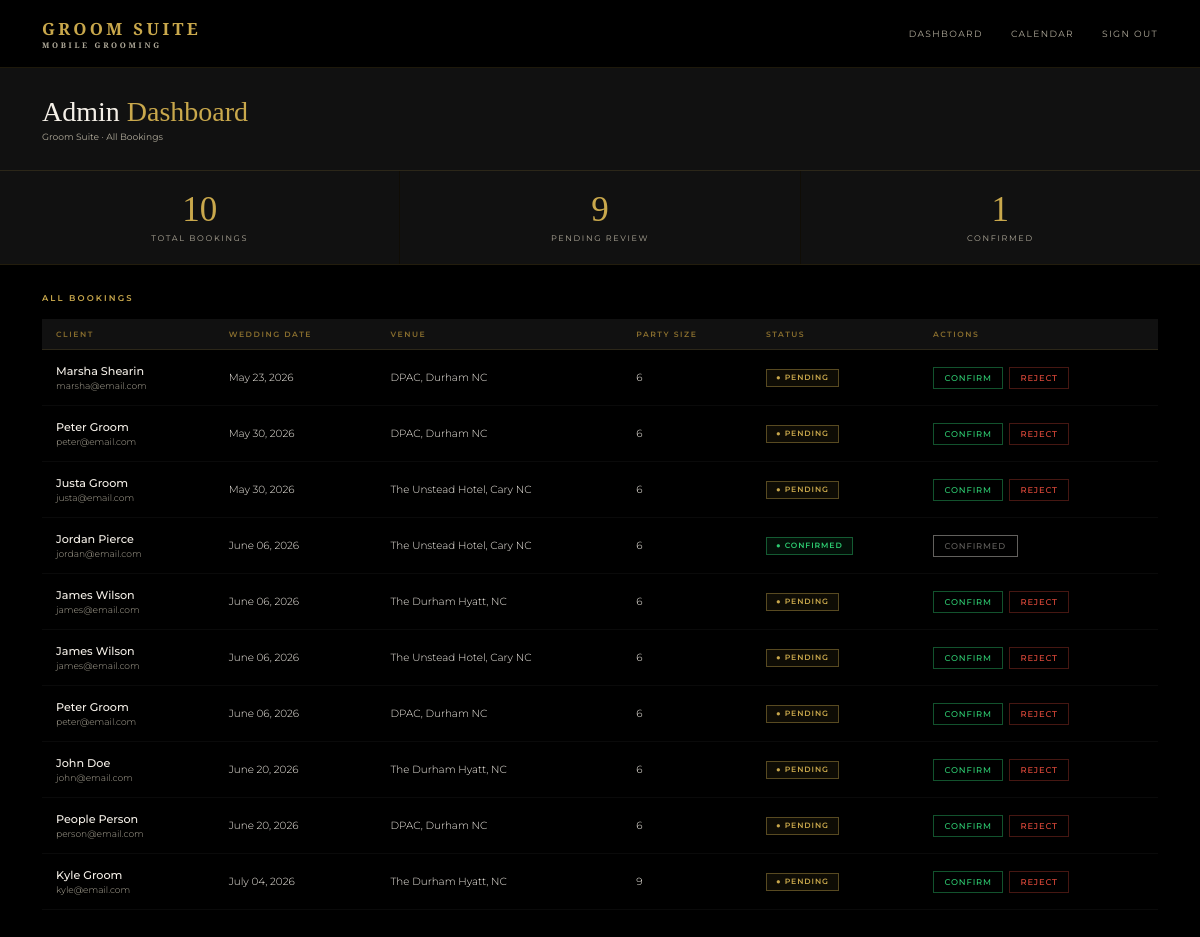
The page /admin (signed in) on the database its author committed.
### models.py (models this page shows)
class Booking(db.Model):
    id = db.Column(db.Integer, primary_key=True)
    wedding_date = db.Column(db.String(50), nullable=False)
    venue = db.Column(db.String(200), nullable=False)
    start_time = db.Column(db.String(20))
    party_size = db.Column(db.Integer, default=1)
    package = db.Column(db.String(100))
    addons = db.Column(db.String(200))
    notes = db.Column(db.Text)
    status = db.Column(db.String(20), default='pending')
    created_at = db.Column(db.DateTime, default=datetime.utcnow)
    user_id = db.Column(db.Integer, db.ForeignKey('user.id'), nullable=False)
    party_members = db.relationship('PartyMember', backref='booking', lazy=True)

class User(UserMixin, db.Model):
    id = db.Column(db.Integer, primary_key=True)
    name = db.Column(db.String(100), nullable=False)
    email = db.Column(db.String(120), unique=True, nullable=False)
    password = db.Column(db.String(200), nullable=False)
    role = db.Column(db.String(20), default='client')
    password_changed = db.Column(db.Boolean, default=False)
    bookings = db.relationship('Booking', backref='client', lazy=True)

### routes.py (the view)
    @app.route('/admin')
    @login_required
    @admin_required
    def admin_dashboard():
        bookings = Booking.query.order_by(Booking.wedding_date).all()
        total = len(bookings)
        pending = len([b for b in bookings if b.status == 'pending'])
        confirmed = len([b for b in bookings if b.status == 'confirmed'])
        return render_template('admin/dashboard.html',
            bookings=bookings,
            total=total,
            pending=pending,
            confirmed=confirmed)

### app.py (called while the page is built)
@app.template_filter('format_date')
def format_date(value):
    try:
        return datetime.strptime(value, '%Y-%m-%d').strftime('%B %d, %Y')
    except:
        return value

### auth.py (called while the page is built)
def register_routes(app, login_manager):
    @login_manager.user_loader
    def load_user(user_id):
        return db.session.get(User, int(user_id))
    @app.route('/login', methods=['GET', 'POST'])
    def login():
        if request.method == 'POST':
            email = request.form.get('email')
            password = request.form.get('password')
            user = User.query.filter_by(email=email).first()
            if user and check_password_hash(user.password, password):
                login_user(user)
                if user.role == 'admin':
                    return redirect(url_for('index'))
                return redirect(url_for('portal'))
            flash('Invalid email or password')
        return render_template('login.html')
    @app.route('/logout')
    @login_required
    def logout():
        logout_user()
        return redirect(url_for('index'))

### routes.py (called while the page is built)
def admin_required(f):
    @wraps(f)
    def decorated_function(*args, **kwargs):
        if not current_user.is_authenticated or current_user.role != 'admin':
            return redirect(url_for('index'))
        return f(*args, **kwargs)
    return decorated_function

### templates/admin/dashboard.html (shortened to what this page needs)
{% extends 'base.html' %}
{% block content %}
<div class="admin-header">
  <div>
    <h1 class="admin-title">Admin <span>Dashboard</span></h1>
    <p class="admin-meta">Groom Suite · All Bookings</p>
  </div>
</div>
<div class="stats-bar">
  <div class="stat-card">
    <div class="stat-value">{{ total }}</div>
    <div class="stat-label">Total Bookings</div>
  </div>
  <div class="stat-card">
    <div class="stat-value">{{ pending }}</div>
    <div class="stat-label">Pending Review</div>
  </div>
  <div class="stat-card">
    <div class="stat-value">{{ confirmed }}</div>
    <div class="stat-label">Confirmed</div>
  </div>
</div>
<div class="admin-body">
  <div class="table-header">
    <div class="table-title">All Bookings</div>
  </div>
  {% if bookings %}
  <table class="bookings-table">
    <thead>
      <tr>
        <th>Client</th>
        <th>Wedding Date</th>
        <th>Venue</th>
        <th>Party Size</th>
        <th>Status</th>
        <th>Actions</th>
      </tr>
    </thead>
    <tbody>
      {% for booking in bookings %}
      <tr>
        <td>
          <div class="client-name">{{ booking.client.name }}</div>
          <div class="client-email">{{ booking.client.email }}</div>
        </td>
        <td>{{ booking.wedding_date | format_date }}</td>
        <td>{{ booking.venue }}</td>
        <td>{{ booking.party_size }}</td>
        <td>
          <span class="badge badge-{{ booking.status }}">
            ● {{ booking.status|capitalize }}
          </span>
        </td>
        <td>
          <div class="action-btns">
            {% if booking.status == 'pending' %}
            <a href="{{ url_for('confirm_booking', id=booking.id) }}" class="action-btn action-confirm">Confirm</a>
            <a href="{{ url_for('reject_booking', id=booking.id) }}" class="action-btn action-reject">Reject</a>
            {% else %}
            <span class="action-btn" style="opacity:0.4;cursor:default;">{{ booking.status|capitalize }}</span>
            {% endif %}
          </div>
        </td>
      </tr>
      {% endfor %}
    </tbody>
  </table>
  {% else %}
  <div class="empty-state">
    <p>No bookings yet. They'll appear here once clients submit inquiries.</p>
  </div>
  {% endif %}
</div>
{% endblock %}

### templates/base.html (shortened to what this page needs)
<!DOCTYPE html>
<html lang="en">
<head>
  <link rel="stylesheet" href="{{ url_for('static', filename='css/style.css') }}?v={{ range(1, 99999) | random }}">
</head>
<body>
  <nav class="navbar">
    <div class="nav-logo">Groom Suite <span>Mobile Grooming</span></div>
    <div class="nav-links">
      {% if current_user.is_authenticated %}
        {% if current_user.role == 'admin' %}
          <a href="{{ url_for('admin_dashboard') }}">Dashboard</a>
          <a href="#">Calendar</a>
        {% else %}
          <a href="{{ url_for('portal') }}">My Booking</a>
        {% endif %}
        <a href="{{ url_for('logout') }}">Sign Out</a>
      {% else %}
        <a href="{{ url_for('index') }}">Home</a>
        <a href="{{ url_for('inquiry') }}">Book Now</a>
      {% endif %}
    </div>
  </nav>
  {% block content %}{% endblock %}
</body>
</html>

### static/css/style.css (style rules this page uses)
*, *::before, *::after { box-sizing: border-box; margin: 0; padding: 0; }
:root { --gold: #C9A84C; --gold-light: #E8C96A; --gold-dim: #8a6f2e; --black: #000000; --black-2: #111111; --black-3: #1A1A1A; --black-5: #2C2C2C; --white: #F5F0E8; --white-dim: #b0aa9a; --font-display: 'Cormorant Garamond', serif; --font-body: 'Montserrat', sans-serif; }
html { font-size: 14px; }
body { font-family: var(--font-body); background: var(--black); color: var(--white); min-height: 100vh; }
.navbar { display: flex; align-items: center; justify-content: space-between; padding: 1.2rem 3rem; background: rgba(0,0,0,0.95); border-bottom: 1px solid rgba(201,168,76,0.15); position: sticky; top: 0; z-index: 100; }
.nav-logo { font-family: var(--font-display); font-size: 1.2rem; font-weight: 600; color: var(--gold); letter-spacing: 0.2em; text-transform: uppercase; }
.nav-logo span { display: block; font-size: 0.55rem; letter-spacing: 0.35em; color: var(--white-dim); }
.nav-links { display: flex; gap: 2rem; }
.nav-links a { font-size: 0.65rem; letter-spacing: 0.15em; text-transform: uppercase; color: var(--white-dim); text-decoration: none; transition: color 0.2s; }
.admin-header { padding: 2rem 3rem; background: var(--black-2); border-bottom: 1px solid rgba(201,168,76,0.15); }
.admin-title { font-family: var(--font-display); font-size: 2rem; font-weight: 300; }
.admin-title span { color: var(--gold); }
.admin-meta { font-size: 0.65rem; color: var(--white-dim); margin-top: 0.25rem; }
.stats-bar { display: grid; grid-template-columns: repeat(3, 1fr); gap: 1px; background: rgba(201,168,76,0.08); border-bottom: 1px solid rgba(201,168,76,0.1); }
.stat-card { background: var(--black-2); padding: 1.5rem 2rem; text-align: center; }
.stat-value { font-family: var(--font-display); font-size: 2.5rem; font-weight: 300; color: var(--gold); line-height: 1; }
.stat-label { font-size: 0.58rem; letter-spacing: 0.2em; text-transform: uppercase; color: var(--white-dim); margin-top: 0.4rem; }
.admin-body { padding: 2rem 3rem; }
.table-header { display: flex; align-items: center; justify-content: space-between; margin-bottom: 1.2rem; }
.table-title { font-size: 0.6rem; letter-spacing: 0.25em; text-transform: uppercase; color: var(--gold); font-weight: 600; }
.bookings-table { width: 100%; border-collapse: collapse; font-size: 0.74rem; }
.bookings-table th { text-align: left; font-size: 0.55rem; letter-spacing: 0.2em; text-transform: uppercase; color: var(--gold-dim); font-weight: 600; padding: 0.75rem 1rem; border-bottom: 1px solid rgba(201,168,76,0.15); background: var(--black-2); }
.bookings-table td { padding: 1rem; border-bottom: 1px solid rgba(255,255,255,0.04); color: var(--white); font-weight: 300; }
.client-name { font-weight: 500; font-size: 0.8rem; }
.client-email { font-size: 0.65rem; color: var(--white-dim); margin-top: 2px; }
.badge { display: inline-flex; align-items: center; gap: 0.3rem; padding: 0.25rem 0.65rem; font-size: 0.55rem; letter-spacing: 0.12em; text-transform: uppercase; font-weight: 600; border: 1px solid; }
.badge-confirmed { border-color: rgba(46,204,113,0.4); color: #2ecc71; background: rgba(46,204,113,0.07); }
.badge-pending { border-color: rgba(201,168,76,0.4); color: var(--gold); background: rgba(201,168,76,0.07); }
.action-btns { display: flex; gap: 0.4rem; }
.action-btn { padding: 0.35rem 0.75rem; font-size: 0.6rem; letter-spacing: 0.1em; text-transform: uppercase; font-family: var(--font-body); font-weight: 500; border: 1px solid; background: transparent; cursor: pointer; transition: all 0.15s; text-decoration: none; display: inline-block; }
.action-confirm { border-color: rgba(46,204,113,0.4); color: #2ecc71; }
.action-reject { border-color: rgba(231,76,60,0.3); color: #e74c3c; }

### rows shown on the page
Booking: client.name "Marsha Shearin", client.email "marsha@email.com", wedding_date "May 23, 2026", venue "DPAC, Durham NC", party_size "6", status "PENDING"
Booking: client.name "Peter Groom", client.email "peter@email.com", wedding_date "May 30, 2026", venue "DPAC, Durham NC", party_size "6", status "PENDING"
Booking: client.name "Justa Groom", client.email "justa@email.com", wedding_date "May 30, 2026", venue "The Unstead Hotel, Cary NC", party_size "6", status "PENDING"
Booking: client.name "Jordan Pierce", client.email "jordan@email.com", wedding_date "June 06, 2026", venue "The Unstead Hotel, Cary NC", party_size "6", status "CONFIRMED"
Booking: client.name "James Wilson", client.email "james@email.com", wedding_date "June 06, 2026", venue "The Durham Hyatt, NC", party_size "6", status "PENDING"
Booking: client.name "James Wilson", client.email "james@email.com", wedding_date "June 06, 2026", venue "The Unstead Hotel, Cary NC", party_size "6", status "PENDING"
Booking: client.name "Peter Groom", client.email "peter@email.com", wedding_date "June 06, 2026", venue "DPAC, Durham NC", party_size "6", status "PENDING"
Booking: client.name "John Doe", client.email "john@email.com", wedding_date "June 20, 2026", venue "The Durham Hyatt, NC", party_size "6", status "PENDING"
Booking: client.name "People Person", client.email "person@email.com", wedding_date "June 20, 2026", venue "DPAC, Durham NC", party_size "6", status "PENDING"
Booking: client.name "Kyle Groom", client.email "kyle@email.com", wedding_date "July 04, 2026", venue "The Durham Hyatt, NC", party_size "9", status "PENDING"

### other values the page prints
{{ total }} "10"
{{ pending }} "9"
{{ confirmed }} "1"
